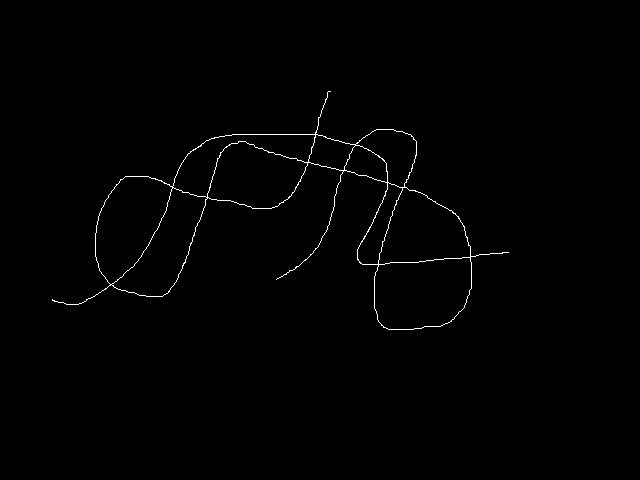
#> input picture Unit Tests/junc.png, 640 x 480 px
$ python test_junctions.py
#> lines starting #> are read from the running program, lines starting #| are printed output that depends on the picture; after the words box and inside, x2 and y2 are one past the last pixel; in counts of white or black regions, pixels touching at a corner belong together
#> further down, im is the input picture: shape (480, 640, 3); 0.69% white in thin lines or dots, all inside (x1, y1, x2, y2) = (52, 91, 509, 330)
### python/findendsjunctions.py
import numpy as np
import scipy.ndimage as ndimage


def findendsjunctions(edge_im):
    # Set up look up table to find junctions. To do this
    # we use the functions defined to test that the center
    # pixel within a 3x3 neighborhood is a junction.
    junctions = ndimage.generic_filter(edge_im, junction, size=(3, 3))
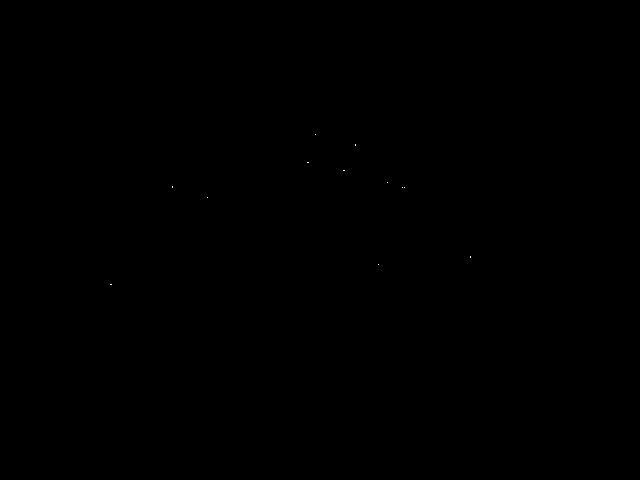
#> junctions: shape (480, 640); values 0 (black) and 1 (white), 0.01% white in thin lines or dots, all inside (x1, y1, x2, y2) = (110, 134, 471, 285)
    [rj, cj] = np.nonzero(junctions)
#> rj = 18 values from 134 to 284; cj = 18 values, max 470 at index 13, min 110 at index 16, mean 311.7

    ends = ndimage.generic_filter(edge_im, ending, size=(3, 3))
#> ends: shape (480, 640); values 0 (black) and 1 (white), 0% white in thin lines or dots, all inside (x1, y1, x2, y2) = (52, 91, 509, 300)
    [re, ce] = np.nonzero(ends)
#> re = [91, 252, 279, 299]; ce = [330, 508, 276, 52]

    return rj, cj, re, ce


def junction(x):
    a = np.array([x[0], x[1], x[2], x[5], x[8], x[7], x[6], x[3]])
    b = np.array([x[1], x[2], x[5], x[8], x[7], x[6], x[3], x[0]])
    crossings = np.sum(np.absolute(np.subtract(a, b)))

    return x[4] and crossings >= 6*255


def ending(x):
    a = np.array([x[0], x[1], x[2], x[5], x[8], x[7], x[6], x[3]])
    b = np.array([x[1], x[2], x[5], x[8], x[7], x[6], x[3], x[0]])
    crossings = np.sum(np.absolute(np.subtract(a, b)))

    return x[4] and crossings == 2*255

### Unit Tests/test_junctions.py
import cv2
import numpy as np
from python.findendsjunctions import findendsjunctions
from timeit import default_timer as timer


if __name__ == '__main__':
    im = cv2.imread('junc.png')
    gray = cv2.cvtColor(im, cv2.COLOR_BGR2GRAY)

    start = timer()
    rj, cj, re, ce = findendsjunctions(gray)
#> rj = 18 values from 134 to 284; re = [91, 252, 279, 299]; ce = [330, 508, 276, 52]
    end = timer()
    print('time elapsed:', end - start, 'seconds')

    junc = []
    for i in range(len(rj)):
        junc.append([cj[i], rj[i]])
#> this loop made 18 passes
#> after the loop, junc = [[315, 134], [355, 144], [355, 145], [307, 162], [308, 162], [343, 170], [344, 170], [387, 182], [172, 186], [172, 187], [402, 187], [404, 187], [207, 197], [470, 256], [470, 257], [378, 264], [110, 284], [111, 284]]

    ends = []
    for i in range(len(re)):
        ends.append([ce[i], re[i]])
#> this loop made 4 passes
#> after the loop, ends = [[330, 91], [508, 252], [276, 279], [52, 299]]

    height = im.shape[0]
#> height = 480
    width = im.shape[1]
#> width = 640
    blank_image = np.zeros((height, width, 3), np.uint8)

    for i, e in enumerate(junc):
        x1 = int(e[0])
        y1 = int(e[1])
        cv2.line(im, (x1, y1), (x1, y1), (0, 255, 0), 1)
#> this loop made 18 passes
#> im: shape (480, 640, 3); 0.01% of pixels changed, all inside (x1, y1, x2, y2) = (110, 134, 471, 285)

    for i, e in enumerate(ends):
        x1 = int(e[0])
        y1 = int(e[1])
        cv2.line(im, (x1, y1), (x1, y1), (0, 0, 255), 1)
#> this loop made 4 passes
#> im: shape (480, 640, 3); mean B, G, R 1.7, 1.8, 1.7

    cv2.namedWindow('Junctions and Ends', cv2.WINDOW_NORMAL)
    cv2.imshow('Junctions and Ends', im)
    cv2.waitKey(0)
    cv2.destroyAllWindows()
